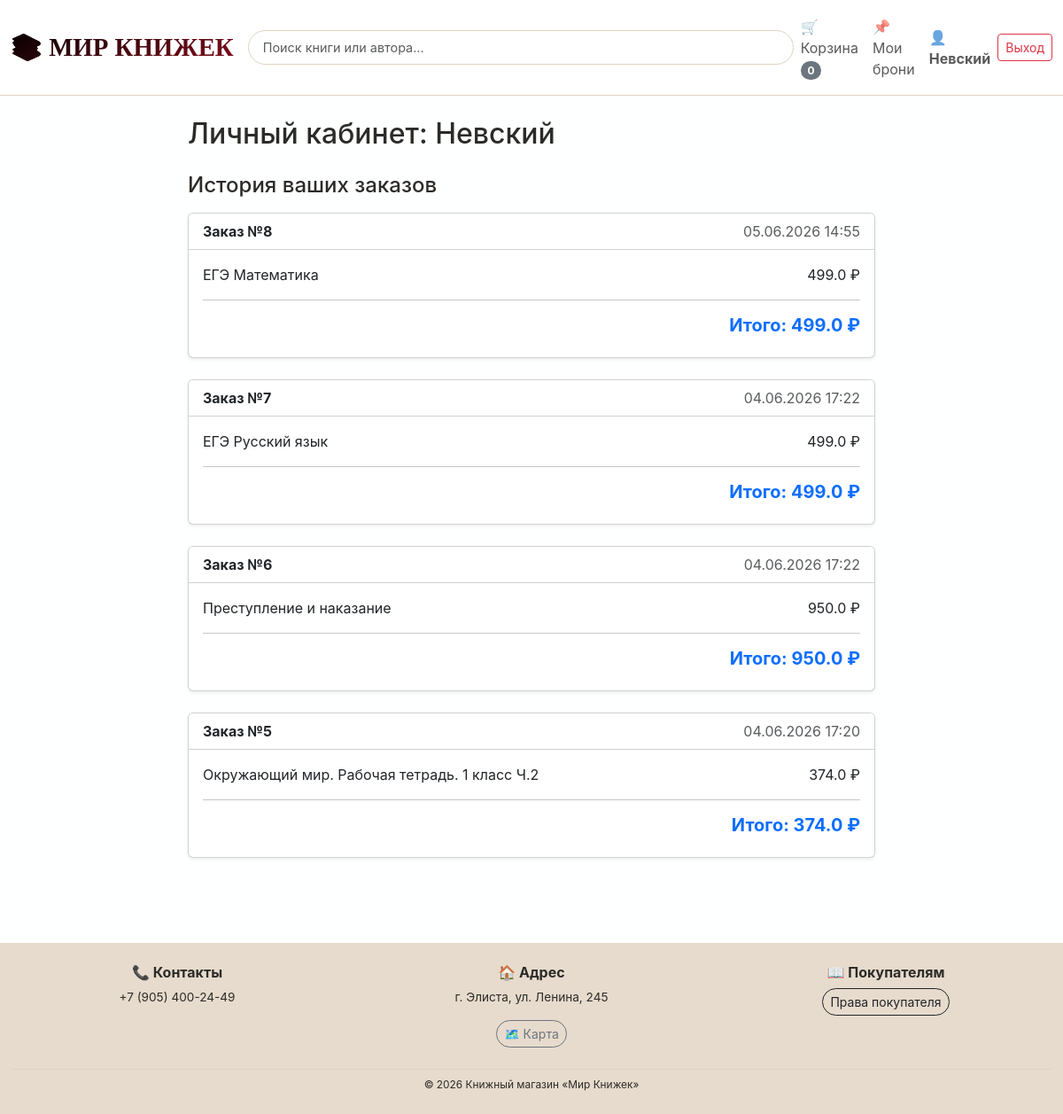
Screenshot of /profile (signed in) with the database file from the repository.
### tables this page shows
CREATE TABLE orders (id INTEGER PRIMARY KEY AUTOINCREMENT, user_id INTEGER, date TEXT, total REAL);

CREATE TABLE order_items (id INTEGER PRIMARY KEY AUTOINCREMENT, order_id INTEGER, book_title TEXT, price REAL);

### app.py (the view)
@app.route('/profile')
def profile():
    if 'user_id' not in session:
        return redirect(url_for('login'))
    conn = get_db_connection()
    user_id = session['user_id']
    orders = conn.execute('SELECT * FROM orders WHERE user_id = ? ORDER BY id DESC', (user_id,)).fetchall()
    history = []
    for order in orders:
        items = conn.execute('SELECT * FROM order_items WHERE order_id = ?', (order['id'],)).fetchall()
        history.append({'info': order, 'items': items})
    conn.close()
    return render_template('profile.html', history=history)

### app.py (called while the page is built)
@app.context_processor
def inject_csrf_token():
    return {'csrf_token': generate_csrf()}

def get_db_connection():
    conn = sqlite3.connect(DATABASE)
    conn.row_factory = sqlite3.Row
    return conn

### templates/profile.html
{% extends "layout.html" %}
{% block content %}
<div class="row justify-content-center">
    <div class="col-md-8">
        <h2 class="mb-4">Личный кабинет: {{ session.username }}</h2>
        <h4 class="mb-3">История ваших заказов</h4>
        {% if history %}
            {% for order in history %}
            <div class="card mb-4 shadow-sm">
                <div class="card-header bg-white d-flex justify-content-between align-items-center">
                    <span class="fw-bold">Заказ №{{ order.info.id }}</span>
                    <span class="text-muted">{{ order.info.date }}</span>
                </div>
                <div class="card-body">
                    <ul class="list-unstyled mb-2">
                        {% for item in order['items'] %}
                        <li class="d-flex justify-content-between">
                            <span>{{ item.book_title }}</span>
                            <span>{{ item.price }} ₽</span>
                        </li>
                        {% endfor %}
                    </ul>
                    <hr>
                    <div class="text-end">
                        <h5 class="fw-bold text-primary">Итого: {{ order.info.total }} ₽</h5>
                    </div>
                </div>
            </div>
            {% endfor %}
        {% else %}
            <div class="card p-5 text-center">
                <p class="text-muted">Вы еще не совершали покупок.</p>
                <a href="/" class="btn btn-primary w-50 mx-auto">Перейти к покупкам</a>
            </div>
        {% endif %}
    </div>
</div>
{% endblock %}

### templates/layout.html (shortened to what this page needs)
<!DOCTYPE html>
<html lang="ru">
<head>
    <link href="https://cdn.jsdelivr.net/npm/bootstrap@5.3.0/dist/css/bootstrap.min.css" rel="stylesheet">
</head>
<body>
<nav class="navbar navbar-expand-lg sticky-top">
    <div class="container">
        <a class="navbar-brand" href="/">📚 МИР КНИЖЕК</a>
        <div class="collapse navbar-collapse" id="navbarNav">
            <form class="d-flex mx-auto w-100 w-lg-50 mt-2 mt-lg-0" action="/" method="GET">
                <input class="form-control search-bar" type="search" name="search" placeholder="Поиск книги или автора..." value="{{ search or '' }}">
            </form>
            <ul class="navbar-nav ms-auto align-items-center">
                <li class="nav-item"><a class="nav-link" href="/cart">🛒 Корзина <span class="badge bg-secondary rounded-pill">{{ session.get('cart', [])|length }}</span></a></li>
                {% if session.username %}
                    <li class="nav-item"><a class="nav-link" href="/my_reservations">📌 Мои брони</a></li>
                    <li class="nav-item"><a class="nav-link fw-bold" href="/profile">👤 {{ session.username }}</a></li>
                    <li class="nav-item"><a class="btn btn-outline-danger btn-sm my-1" href="/logout">Выход</a></li>
                {% else %}
                    <li class="nav-item"><a class="nav-link" href="/login">Вход</a></li>
                    <li class="nav-item"><a class="btn btn-primary btn-custom text-white my-1" href="/register" style="background-color: #8b735b;">Регистрация</a></li>
                {% endif %}
            </ul>
        </div>
    </div>
</nav>
<div class="container my-4">
    {% block content %}{% endblock %}
</div>
<footer class="footer text-center">
    <div class="container">
        <div class="row">
            <div class="col-md-4 mb-3">
                <h6 class="fw-bold">📞 Контакты</h6>
                <p class="mb-1">+7 (905) 400-24-49</p>
            </div>
            <div class="col-md-4 mb-3">
                <h6 class="fw-bold">🏠 Адрес</h6>
                <p>г. Элиста, ул. Ленина, 245</p>
                <a href="https://yandex.ru/maps/?text=Элиста, улица Ленина, 245" target="_blank" class="btn btn-sm btn-outline-secondary rounded-pill">🗺️ Карта</a>
            </div>
            <div class="col-md-4 mb-3">
                <h6 class="fw-bold">📖 Покупателям</h6>
                <a href="/rights" class="btn btn-sm btn-outline-dark rounded-pill">Права покупателя</a>
            </div>
        </div>
        <hr class="my-2" style="border-color: #cbb99d;">
        <p class="mb-0 small">© 2026 Книжный магазин «Мир Книжек»</p>
    </div>
</footer>
</body>
</html>

### templates/layout.html (style rules this page uses)
body { background-color: #feffff; font-family: 'Inter', sans-serif; color: #2c2b28; min-height: 100vh; display: flex; flex-direction: column; }
.navbar { background-color: #ffffffdd; backdrop-filter: blur(12px); border-bottom: 1px solid #e2d4c0; padding: 0.6rem 0; }
.navbar-brand { font-family: 'Playfair Display', serif; font-weight: 800; font-size: 1.4rem; background: linear-gradient(150deg, #000000, #880d1e); -webkit-background-clip: text; background-clip: text; color: transparent !important; }
@media (min-width: 768px) { .navbar-brand { font-size: 1.8rem; } }
.container { max-width: 1400px; }
.footer { background-color: #e7dbcd; margin-top: 3rem; padding: 1.5rem 0; font-size: 0.85rem; }
.search-bar { border-radius: 50px; border: 1px solid #dfd2c0; padding: 0.5rem 1rem; font-size: 0.9rem; }

### rows the page displays
orders: info.id "8", info "05.06.2026 14:55", info.total "499.0"
order_items: book_title "ЕГЭ Математика", price "499.0"
orders: info.id "7", info "04.06.2026 17:22", info.total "499.0"
order_items: book_title "ЕГЭ Русский язык", price "499.0"
orders: info.id "6", info "04.06.2026 17:22", info.total "950.0"
order_items: book_title "Преступление и наказание", price "950.0"
orders: info.id "5", info "04.06.2026 17:20", info.total "374.0"
order_items: book_title "Окружающий мир. Рабочая тетрадь. 1 класс Ч.2", price "374.0"

### other values shown
{{ session.get('cart', [])|length }} "0"
{{ session.username }} "Невский"
